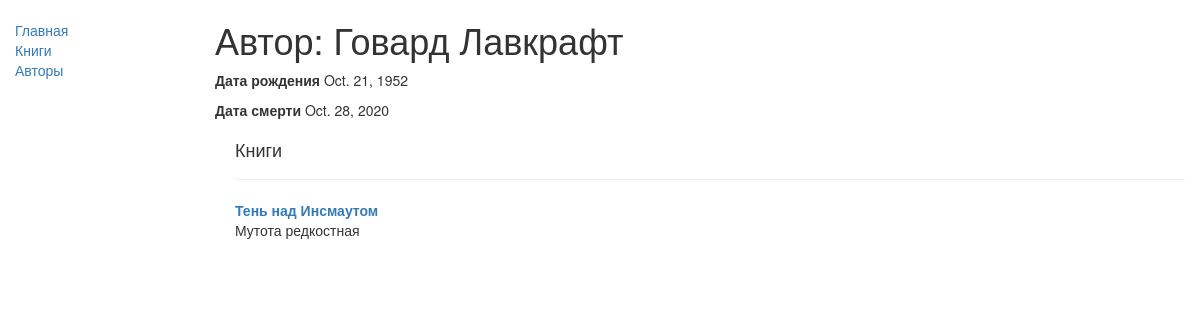
/catalog/author/3, run on the app's committed database.
### catalog/models.py (models this page shows, shortened)
class Author(models.Model):
    first_name = models.CharField(max_length=100)
    last_name = models.CharField(max_length=100)
    date_of_birth = models.DateField(null=True, blank=True)
    date_of_death = models.DateField('Died', null=True, blank=True)

class Book(models.Model):
    title = models.CharField(max_length=200)
    author = models.ForeignKey('Author', on_delete=models.SET_NULL, null=True)
    summary = models.TextField(
        max_length=1000, help_text="Enter a brief description of the book")
    isbn = models.CharField(
        'ISBN', max_length=13, help_text='13 Character <a href="https://www.isbn-international.org/content/what-isbn">ISBN number</a>')
    genre = models.ManyToManyField(
        Genre, help_text="Select a genre for this book")
    language = models.ForeignKey(
        'Language', on_delete=models.SET_NULL, null=True)
    def get_absolute_url(self):
        return reverse('book-detail', args=[str(self.id)])
    def display_genre(self):
        """
        Creates a string for the Genre. This is required to display genre in Admin.
        """
        return ', '.join([ genre.name for genre in self.genre.all()[:3] ])
    display_genre.short_description = 'Genre'

### catalog/views.py (the view)
# urls.py: url(r'^author/(?P<pk>\d+)$', views.AuthorDetailView.as_view(), name='author-detail'),
class AuthorDetailView(generic.DetailView):
    model = Author

### catalog/templates/catalog/author_detail.html
{% extends "base_generic.html" %}
{% block content %}
<h1>Автор: {{ author.first_name }} {{ author.last_name }}</h1>
{% if author.date_of_birth %}
<p><strong>Дата рождения</strong> {{ author.date_of_birth }}</p>
{% endif %}
{% if author.date_of_death %}
<p><strong>Дата смерти</strong> {{ author.date_of_death }}</p>
{% endif %}
<div style="margin-left:20px;margin-top:20px">
    <h4>Книги</h4>
    {% for book in author.book_set.all %}
        <hr>
        <a href="{{ book.get_absolute_url }}"><b>{{ book.title }}</b></a>
        <p>{{book.summary}}</p>
    {% endfor %}
</div>
{% endblock %}

### data on the page
Author: first_name "Говард", last_name "Лавкрафт", date_of_birth "Oct. 21, 1952", date_of_death "Oct. 28, 2020"
Book: title "Тень над Инсмаутом", summary "Мутота редкостная"
